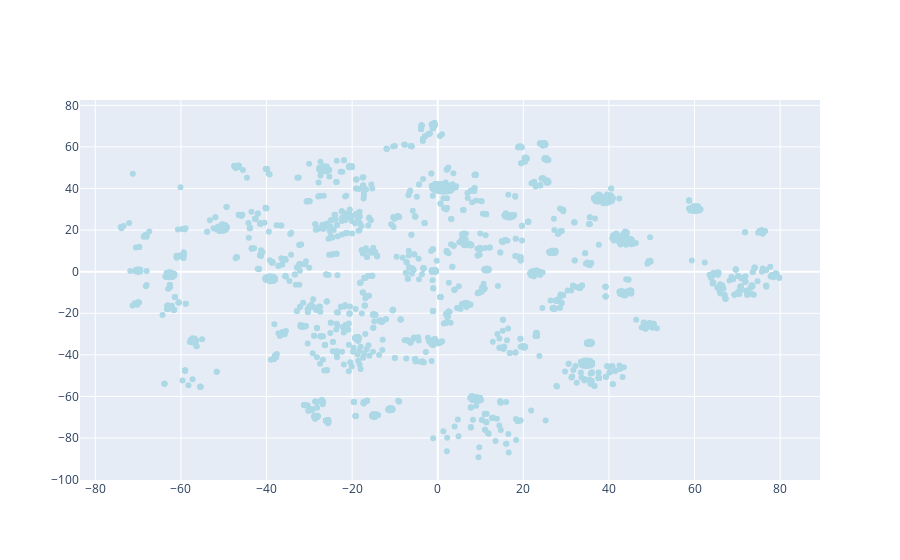

Here is the notebook cell this chart was saved with:
### Code cell
data = [
    go.Scatter(
        x = tsne_df.iloc[:2000,0].values,
        y = tsne_df.iloc[:2000,1].values,
        text = tsne_df.iloc[:2000,2].values,
        hoverinfo = 'text',
        marker = dict(
            color = 'lightblue'
        ),
        mode='markers',
        showlegend = False
    )
]

iplot(data, filename = "add-hover-text")

### Figure 1 — Plotly figure (JSON) as saved in the notebook; plotly's stock layout.template omitted (floating-point values rounded to 4 significant figures; data arrays with more than 128 entries replaced by an {"elided": "..."} marker saying what was removed)
{"data": [{"hoverinfo": "text", "marker": {"color": "lightblue"}, "mode": "markers", "showlegend": false, "text": {"elided": "2000 str values"}, "x": {"elided": "2000 float values"}, "y": {"elided": "2000 float values"}, "type": "scatter"}], "layout": {}}
